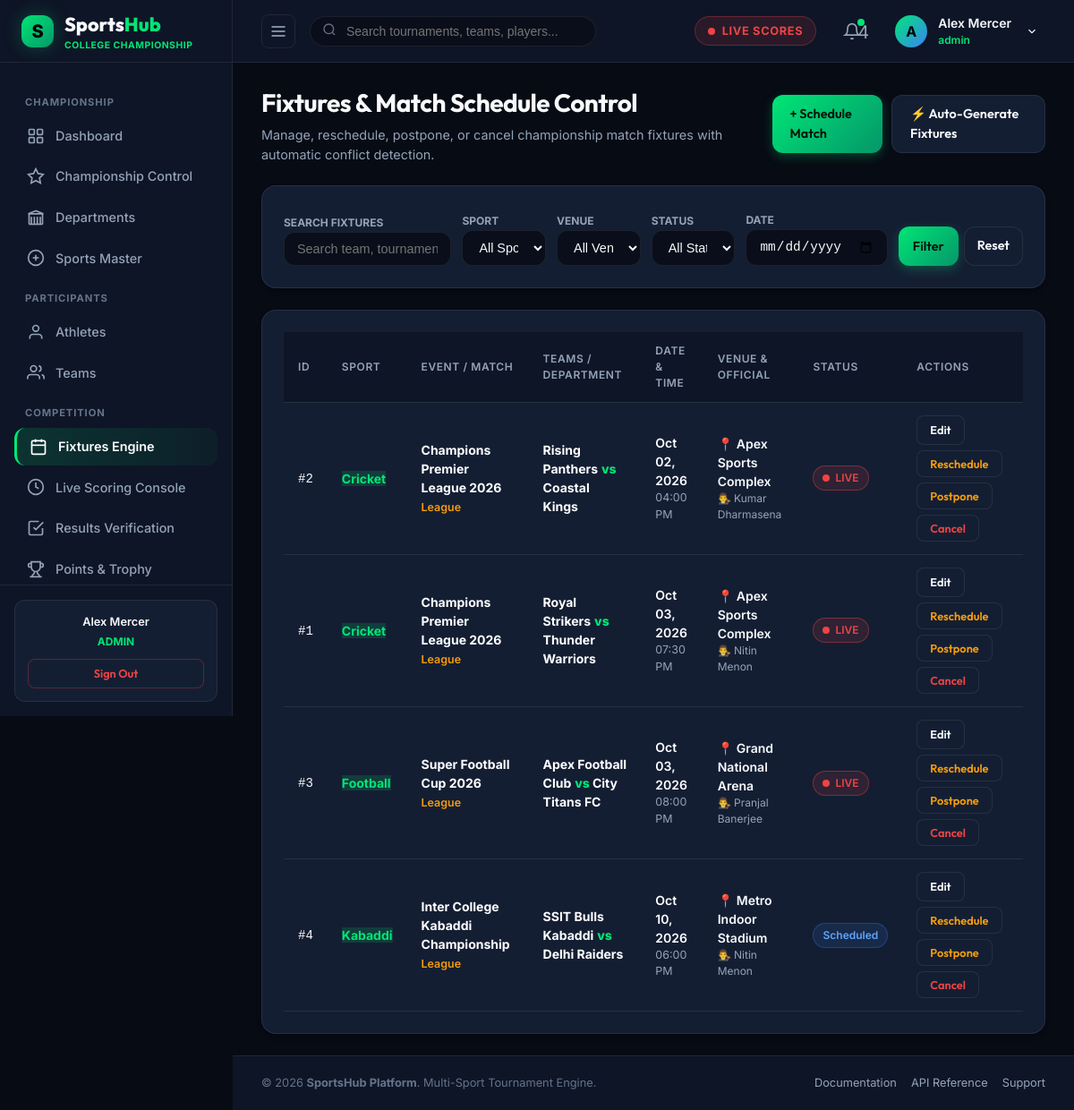
The page /admin/fixtures.php (signed in) on the database its author committed.
### tables this page shows
CREATE TABLE `users` (
  `id` int(10) unsigned NOT NULL AUTO_INCREMENT,
  `name` varchar(100) NOT NULL,
  `email` varchar(150) NOT NULL,
  `password` varchar(255) NOT NULL,
  `role` enum('admin','organizer','scorer','official','team_manager','player') NOT NULL DEFAULT 'player',
  `profile_image` varchar(255) DEFAULT 'assets/images/default-avatar.png',
  `status` tinyint(1) DEFAULT 1,
  `created_at` datetime DEFAULT current_timestamp(),
  `updated_at` datetime DEFAULT current_timestamp() ON UPDATE current_timestamp(),
  PRIMARY KEY (`id`),
  UNIQUE KEY `email` (`email`),
  KEY `idx_users_role` (`role`),
  KEY `idx_users_email` (`email`)
);

CREATE TABLE `matches` (
  `id` int(10) unsigned NOT NULL AUTO_INCREMENT,
  `tournament_id` int(10) unsigned NOT NULL,
  `sport_id` int(10) unsigned NOT NULL,
  `team_a_id` int(10) unsigned NOT NULL,
  `team_b_id` int(10) unsigned NOT NULL,
  `venue_id` int(10) unsigned DEFAULT NULL,
  `official_id` int(10) unsigned DEFAULT NULL,
  `scheduled_date` date NOT NULL,
  `scheduled_time` time NOT NULL,
  `status` enum('scheduled','live','completed','postponed','cancelled') DEFAULT 'scheduled',
  `winner_team_id` int(10) unsigned DEFAULT NULL,
  `result_summary` varchar(255) DEFAULT NULL,
  `created_at` datetime DEFAULT current_timestamp(),
  `updated_at` datetime DEFAULT current_timestamp() ON UPDATE current_timestamp(),
  PRIMARY KEY (`id`),
  KEY `fk_matches_sport` (`sport_id`),
  KEY `fk_matches_team_a` (`team_a_id`),
  KEY `fk_matches_team_b` (`team_b_id`),
  KEY `fk_matches_venue` (`venue_id`),
  KEY `fk_matches_winner` (`winner_team_id`),
  KEY `fk_matches_official` (`official_id`),
  KEY `idx_matches_tournament` (`tournament_id`),
  KEY `idx_matches_scheduled_date` (`scheduled_date`),
  KEY `idx_matches_status` (`status`),
  CONSTRAINT `fk_matches_official` FOREIGN KEY (`official_id`) REFERENCES `officials` (`id`) ON DELETE SET NULL,
  CONSTRAINT `fk_matches_sport` FOREIGN KEY (`sport_id`) REFERENCES `sports` (`id`),
  CONSTRAINT `fk_matches_team_a` FOREIGN KEY (`team_a_id`) REFERENCES `teams` (`id`) ON DELETE CASCADE,
  CONSTRAINT `fk_matches_team_b` FOREIGN KEY (`team_b_id`) REFERENCES `teams` (`id`) ON DELETE CASCADE,
  CONSTRAINT `fk_matches_tournament` FOREIGN KEY (`tournament_id`) REFERENCES `tournaments` (`id`) ON DELETE CASCADE,
  CONSTRAINT `fk_matches_venue` FOREIGN KEY (`venue_id`) REFERENCES `venues` (`id`) ON DELETE SET NULL,
  CONSTRAINT `fk_matches_winner` FOREIGN KEY (`winner_team_id`) REFERENCES `teams` (`id`) ON DELETE SET NULL
);

CREATE TABLE `sports` (
  `id` int(10) unsigned NOT NULL AUTO_INCREMENT,
  `name` varchar(50) NOT NULL,
  `slug` varchar(60) NOT NULL,
  `description` text DEFAULT NULL,
  `icon` varchar(255) DEFAULT NULL,
  `status` tinyint(1) DEFAULT 1,
  `created_at` datetime DEFAULT current_timestamp(),
  PRIMARY KEY (`id`),
  UNIQUE KEY `name` (`name`),
  UNIQUE KEY `slug` (`slug`)
);

CREATE TABLE `tournaments` (
  `id` int(10) unsigned NOT NULL AUTO_INCREMENT,
  `name` varchar(150) NOT NULL,
  `slug` varchar(160) NOT NULL,
  `sport_id` int(10) unsigned NOT NULL,
  `logo` varchar(255) DEFAULT 'assets/images/default-tournament.png',
  `description` text DEFAULT NULL,
  `start_date` date NOT NULL,
  `end_date` date NOT NULL,
  `venue_id` int(10) unsigned DEFAULT NULL,
  `format` enum('league','knockout','round_robin','group_knockout') NOT NULL DEFAULT 'league',
  `status` enum('draft','upcoming','active','completed','cancelled') NOT NULL DEFAULT 'upcoming',
  `created_by` int(10) unsigned NOT NULL,
  `created_at` datetime DEFAULT current_timestamp(),
  `updated_at` datetime DEFAULT current_timestamp() ON UPDATE current_timestamp(),
  PRIMARY KEY (`id`),
  UNIQUE KEY `slug` (`slug`),
  KEY `fk_tournaments_venue` (`venue_id`),
  KEY `fk_tournaments_user` (`created_by`),
  KEY `idx_tournaments_sport` (`sport_id`),
  KEY `idx_tournaments_status` (`status`),
  CONSTRAINT `fk_tournaments_sport` FOREIGN KEY (`sport_id`) REFERENCES `sports` (`id`),
  CONSTRAINT `fk_tournaments_user` FOREIGN KEY (`created_by`) REFERENCES `users` (`id`) ON DELETE CASCADE,
  CONSTRAINT `fk_tournaments_venue` FOREIGN KEY (`venue_id`) REFERENCES `venues` (`id`) ON DELETE SET NULL
);

CREATE TABLE `teams` (
  `id` int(10) unsigned NOT NULL AUTO_INCREMENT,
  `name` varchar(100) NOT NULL,
  `short_name` varchar(10) NOT NULL,
  `logo` varchar(255) DEFAULT 'assets/images/default-team.png',
  `sport_id` int(10) unsigned NOT NULL,
  `department_id` int(11) DEFAULT NULL,
  `captain_id` int(10) unsigned DEFAULT NULL,
  `manager_id` int(10) unsigned DEFAULT NULL,
  `status` tinyint(1) DEFAULT 1,
  `created_at` datetime DEFAULT current_timestamp(),
  `updated_at` datetime DEFAULT current_timestamp() ON UPDATE current_timestamp(),
  PRIMARY KEY (`id`),
  KEY `idx_teams_sport` (`sport_id`),
  CONSTRAINT `fk_teams_sport` FOREIGN KEY (`sport_id`) REFERENCES `sports` (`id`)
);

CREATE TABLE `venues` (
  `id` int(10) unsigned NOT NULL AUTO_INCREMENT,
  `name` varchar(150) NOT NULL,
  `location` varchar(255) DEFAULT NULL,
  `address` text DEFAULT NULL,
  `city` varchar(100) NOT NULL,
  `capacity` int(10) unsigned DEFAULT 0,
  `sport_type` varchar(100) DEFAULT NULL,
  `status` tinyint(1) DEFAULT 1,
  `created_at` datetime DEFAULT current_timestamp(),
  PRIMARY KEY (`id`)
);

CREATE TABLE `officials` (
  `id` int(10) unsigned NOT NULL AUTO_INCREMENT,
  `user_id` int(10) unsigned DEFAULT NULL,
  `name` varchar(100) NOT NULL,
  `role` enum('referee','umpire','scorer','judge','official') DEFAULT 'official',
  `phone` varchar(20) DEFAULT NULL,
  `email` varchar(150) DEFAULT NULL,
  `sport_id` int(10) unsigned NOT NULL,
  `status` tinyint(1) DEFAULT 1,
  `created_at` datetime DEFAULT current_timestamp(),
  PRIMARY KEY (`id`),
  KEY `fk_officials_user` (`user_id`),
  KEY `fk_officials_sport` (`sport_id`),
  CONSTRAINT `fk_officials_sport` FOREIGN KEY (`sport_id`) REFERENCES `sports` (`id`),
  CONSTRAINT `fk_officials_user` FOREIGN KEY (`user_id`) REFERENCES `users` (`id`) ON DELETE SET NULL
);

### admin/fixtures.php (the view, shortened to what the rows shown need)
<?php
require_once __DIR__ . '/../includes/config.php';
require_once __DIR__ . '/../includes/database.php';
require_once __DIR__ . '/../includes/auth.php';
require_once __DIR__ . '/../includes/match-functions.php';
$search = trim($_GET['search'] ?? '');
$sportId = intval($_GET['sport_id'] ?? 0);
$venueId = intval($_GET['venue_id'] ?? 0);
$status  = trim($_GET['status'] ?? '');
$date    = trim($_GET['date'] ?? '');
$matchesList = getMatchesFiltered($search, 0, $sportId, $date, $venueId, $status);
include_once __DIR__ . '/../includes/header.php';
?>
<div class="dashboard-header">
  <div class="dashboard-title-group">
    <h1>Fixtures & Match Schedule Control</h1>
  </div>
</div>
<div class="card">
  <div class="table-responsive">
    <table class="sports-table">
      <thead>
        <tr>
          <th>ID</th>
          <th>Sport</th>
          <th>Event / Match</th>
          <th>Teams / Department</th>
          <th>Date & Time</th>
          <th>Venue & Official</th>
          <th>Status</th>
          <th>Actions</th>
        </tr>
      </thead>
      <tbody>
        <?php if (empty($matchesList)): ?>
          <tr>
            <td colspan="8" style="text-align: center; color: var(--text-muted); padding: 32px;">
              No match fixtures found. Click "+ Schedule Match" to add one.
            </td>
          </tr>
        <?php else: ?>
          <?php foreach ($matchesList as $m):
            $st = strtolower($m['status'] ?? 'scheduled');
          ?>
            <tr>
              <td><code>#<?php echo $m['id']; ?></code></td>
              <td>
                <span class="badge" style="background: rgba(0, 230, 118, 0.15); color: var(--accent-green); font-weight: 700;">
                  <?php echo htmlspecialchars($m['sport_name']); ?>
                </span>
              </td>
              <td>
                <strong style="color: #fff; display: block;"><?php echo htmlspecialchars($m['tournament_name']); ?></strong>
                <span style="font-size: 0.78rem; color: var(--accent-amber); font-weight: 600;"><?php echo htmlspecialchars($m['round_name'] ?? 'League'); ?></span>
              </td>
              <td>
                <strong style="color: #fff;"><?php echo htmlspecialchars($m['team_a_name']); ?></strong>
                <span style="color: var(--accent-green); font-weight: 800;"> vs </span>
                <strong style="color: #fff;"><?php echo htmlspecialchars($m['team_b_name']); ?></strong>
              </td>
              <td>
                <div style="font-weight: 600; color: #fff;"><?php echo !empty($m['scheduled_date']) ? date('M d, Y', strtotime($m['scheduled_date'])) : 'TBD'; ?></div>
                <div style="font-size: 0.78rem; color: var(--text-muted);"><?php echo !empty($m['scheduled_time']) ? date('h:i A', strtotime($m['scheduled_time'])) : 'TBD'; ?></div>
              </td>
              <td>
                <div style="font-weight: 600; color: var(--text-main);">📍 <?php echo htmlspecialchars($m['venue_name'] ?? 'TBD'); ?></div>
                <div style="font-size: 0.75rem; color: var(--text-muted);">👨‍⚖️ <?php echo htmlspecialchars($m['official_name'] ?? 'Unassigned'); ?></div>
              </td>
              <td><?php echo getStatusBadge($st); ?></td>
              <td>
                <div style="display: flex; gap: 6px; flex-wrap: wrap;">
                  <a href="<?php echo BASE_URL; ?>/organizer/edit-match.php?id=<?php echo $m['id']; ?>" class="btn btn-secondary btn-sm">
                    Edit
                  </a>
                  <button class="btn btn-secondary btn-sm" style="color: var(--accent-amber);" onclick="openRescheduleModal(<?php echo $m['id']; ?>, '<?php echo $m['scheduled_date']; ?>', '<?php echo $m['scheduled_time']; ?>', <?php echo $m['venue_id'] ?? 0; ?>)">
                    Reschedule
                  </button>
                  <form action="" method="POST" style="display: inline;" onsubmit="return confirm('Mark match as POSTPONED?');">
                    <button type="submit" class="btn btn-secondary btn-sm" style="color: var(--accent-amber);">Postpone</button>
                  </form>
                  <form action="" method="POST" style="display: inline;" onsubmit="return confirm('Cancel this match fixture?');">
                    <button type="submit" class="btn btn-secondary btn-sm" style="color: var(--accent-red);">Cancel</button>
                  </form>
                </div>
              </td>
            </tr>
          <?php endforeach; ?>
        <?php endif; ?>
      </tbody>
    </table>
  </div>
</div>
<?php include_once __DIR__ . '/../includes/footer.php'; ?>

### includes/header.php (shortened to what the rows shown need)
<?php
require_once __DIR__ . '/config.php';
require_once __DIR__ . '/auth.php';
$currentUser = currentUser();
$userName = $currentUser['name'] ?? 'Alex Mercer';
?>
<!DOCTYPE html>
<html lang="en">
<head>
  <link rel="stylesheet" href="<?php echo BASE_URL; ?>/assets/css/style.css">
  <link rel="stylesheet" href="<?php echo BASE_URL; ?>/assets/css/dashboard.css">
  <link rel="stylesheet" href="<?php echo BASE_URL; ?>/assets/css/tournament.css">
</head>
<body>
<div class="app-layout">
  <?php include_once __DIR__ . '/sidebar.php'; ?>
  <div class="main-wrapper" id="mainWrapper">
    <header class="top-header">
      <div class="header-right">
        <div class="user-profile-wrapper" style="position:relative;">
          <div class="user-profile-menu" onclick="toggleUserDropdown()" id="userProfileBtn">
            <div class="user-avatar-placeholder" style="width:36px;height:36px;border-radius:50%;background:linear-gradient(135deg, #00e676, #3b82f6);display:flex;align-items:center;justify-content:center;font-weight:700;color:#000;">
              <?php echo strtoupper(substr($userName, 0, 1)); ?>
            </div>
            <div class="user-info">
              <span class="user-name"><?php echo htmlspecialchars($userName); ?></span>
              <span class="user-role" style="color:var(--accent-green); font-weight:600;"><?php echo htmlspecialchars($userRole); ?></span>
            </div>
            <svg width="14" height="14" viewBox="0 0 24 24" fill="none" stroke="currentColor" stroke-width="2" style="margin-left:4px;"><polyline points="6 9 12 15 18 9"/></svg>
          </div>
        </div>
      </div>
    </header>
    <main class="page-content">

### includes/sidebar.php (shortened to what the rows shown need)
<?php
require_once __DIR__ . '/auth.php';
$user = currentUser();
$userRole = strtolower($user['role'] ?? 'admin');
?>
<aside class="app-sidebar" id="appSidebar">
  <div class="sidebar-footer">
    <div class="quick-support-card">
      <p style="font-weight:600; color:var(--text-main); margin-bottom:4px;"><?php echo htmlspecialchars($user['name'] ?? 'User'); ?></p>
      <div style="font-size:0.75rem; color:var(--accent-green); text-transform:uppercase; font-weight:700; margin-bottom:10px;">
        <?php echo htmlspecialchars($userRole); ?>
      </div>
      <a href="<?php echo BASE_URL; ?>/auth/logout.php" class="btn btn-secondary btn-sm" style="width:100%; color:var(--accent-red); border-color:rgba(239,68,68,0.3);">
        Sign Out
      </a>
    </div>
  </div>
</aside>

### includes/config.php (shortened to what the rows shown need)
<?php
function getStatusBadge($status) {
    $statusMap = [
        'live'      => ['class' => 'badge-live', 'label' => '<span class="pulse-dot"></span> LIVE'],
        'scheduled' => ['class' => 'badge-scheduled', 'label' => 'Scheduled'],
        'completed' => ['class' => 'badge-completed', 'label' => 'Completed'],
        'upcoming'  => ['class' => 'badge-upcoming', 'label' => 'Upcoming'],
        'active'    => ['class' => 'badge-active', 'label' => 'Active'],
        'draft'     => ['class' => 'badge-generic', 'label' => 'Draft'],
        'postponed' => ['class' => 'badge-warning', 'label' => 'Postponed'],
        'cancelled' => ['class' => 'badge-danger', 'label' => 'Cancelled']
    ];
    $info = $statusMap[strtolower($status)] ?? ['class' => 'badge-generic', 'label' => ucfirst($status)];
    return "<span class=\"status-badge {$info['class']}\">{$info['label']}</span>";
}

### rows shown on the page
users: name "Alex Mercer", role "ADMIN", name "A", role "admin"
matches: id "2", sport.name "Cricket", tournament.name "Champions Premier League 2026", round_name "League", team_a.name "Rising Panthers", team_b.name "Coastal Kings", scheduled_date "Oct 02, 2026", scheduled_time "04:00 PM", venue.name "Apex Sports Complex", official.name "Kumar Dharmasena", status "LIVE"
matches: id "1", sport.name "Cricket", tournament.name "Champions Premier League 2026", round_name "League", team_a.name "Royal Strikers", team_b.name "Thunder Warriors", scheduled_date "Oct 03, 2026", scheduled_time "07:30 PM", venue.name "Apex Sports Complex", official.name "Nitin Menon", status "LIVE"
matches: id "3", sport.name "Football", tournament.name "Super Football Cup 2026", round_name "League", team_a.name "Apex Football Club", team_b.name "City Titans FC", scheduled_date "Oct 03, 2026", scheduled_time "08:00 PM", venue.name "Grand National Arena", official.name "Pranjal Banerjee", status "LIVE"
matches: id "4", sport.name "Kabaddi", tournament.name "Inter College Kabaddi Championship", round_name "League", team_a.name "SSIT Bulls Kabaddi", team_b.name "Delhi Raiders", scheduled_date "Oct 10, 2026", scheduled_time "06:00 PM", venue.name "Metro Indoor Stadium", official.name "Nitin Menon", status "Scheduled"

### other values the page prints
$initialUnread "4"
